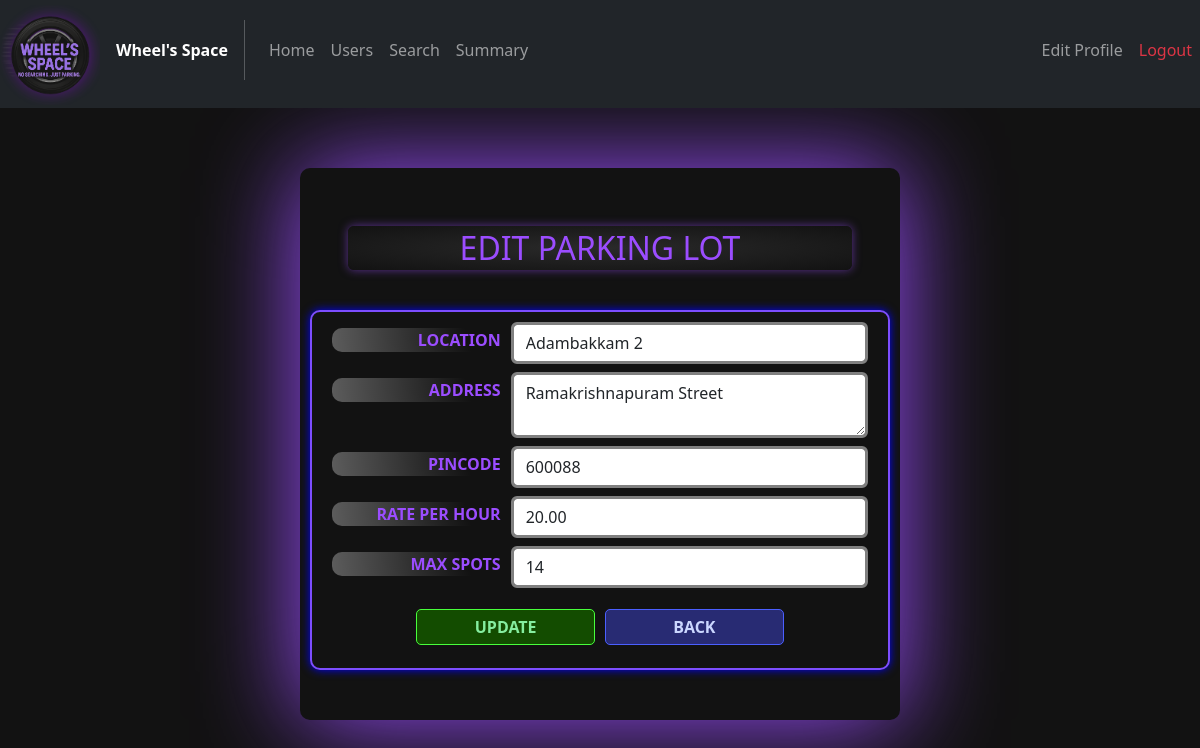
Page /editlot/1 on the earlier database version.
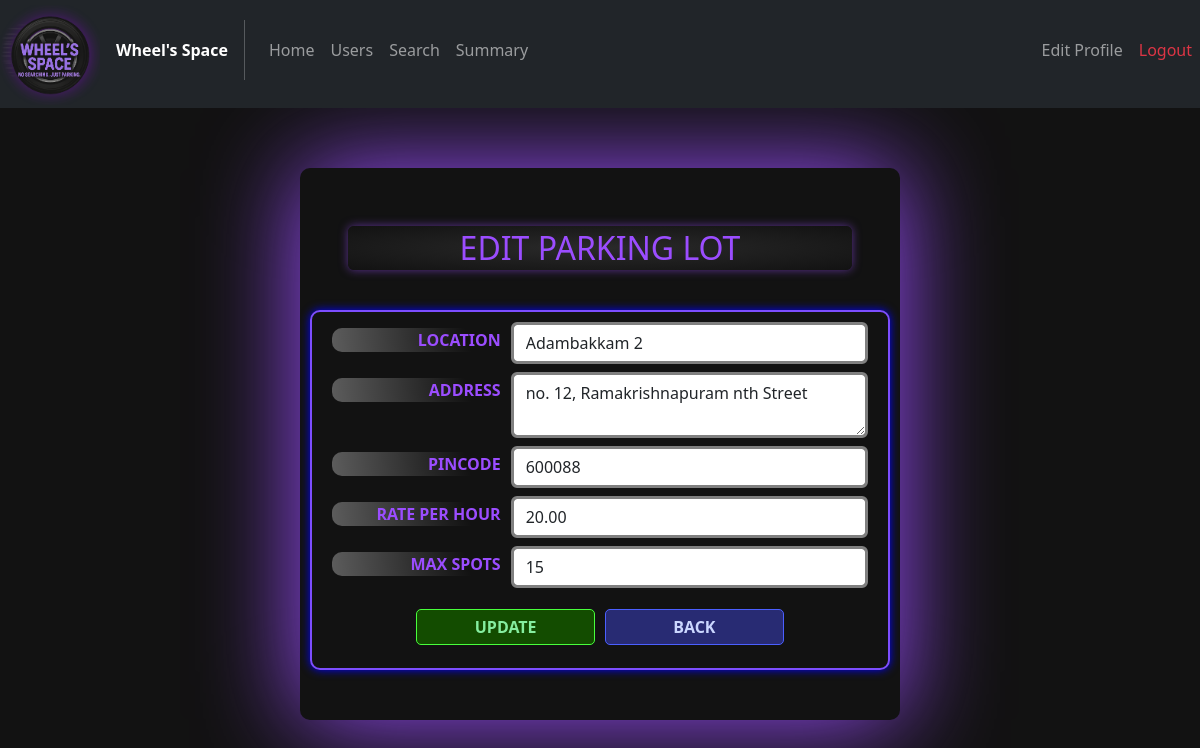
Same page on the later database version.
### models/Lots.py (models this page shows)
class Lots(db.Model):
    __tablename__ = "Lots"
    lot_id   = db.Column(db.Integer, primary_key=True)
    location = db.Column(db.String(30), unique = True, nullable=False)
    price    = db.Column(db.Numeric(10, 2), nullable=False)
    address  = db.Column(db.String(100), nullable = False)
    pincode  = db.Column(db.Integer, nullable=False)
    max_spots= db.Column(db.Integer, nullable=False)
    spots    = db.relationship("Spots",back_populates = "lot")

### controllers/admin_routes.py (the view)
@admin_routes.route("/editlot/<int:lot_id>", methods=["GET", "POST"])
def editlot(lot_id):
    lot = Lots.query.filter_by(lot_id=lot_id).first()
    if lot==None:
        return "ERROR editlot lot not found!"
    if request.method == "POST":
        lot_loc = request.form.get("location")
        lot_address = request.form.get("address")
        pincode = request.form.get("pincode")
        rate = request.form.get("rate-per-hour")
        max_spots = request.form.get("max-spots")
        if lot_loc=="":
            return render_template("admin_edit_lot.html",lot = lot, bad_alert=True, hide_alert=False, alert_text="Location cannot be empty")
        if pincode=="":
            return render_template("admin_edit_lot.html",lot = lot, bad_alert=True, hide_alert=False, alert_text="Pincode cannot be empty")
        if lot_address=="":
            return render_template("admin_edit_lot.html",lot = lot, bad_alert=True, hide_alert=False, alert_text="Address cannot be empty")
        if rate=="":
            return render_template("admin_edit_lot.html",lot = lot, bad_alert=True, hide_alert=False, alert_text="Rate per hour cannot be empty")
        if max_spots=="":
            return render_template("admin_edit_lot.html",lot = lot, bad_alert=True, hide_alert=False, alert_text="Max spots cannot be empty")
        if int(max_spots)<lot.max_spots:
            return render_template("admin_edit_lot.html",lot = lot, bad_alert=True, hide_alert=False, alert_text = "Cannot reduce max spots. manually delete spots individually")
        if float(rate)<0:
            return render_template("admin_edit_lot.html",lot = lot, bad_alert=True, hide_alert=False, alert_text="Rate per hour must be positive")
        lot.location = lot_loc
        lot.address = lot_address
        lot.pincode = int(pincode)
        lot.rate = float(rate)
        for i in range(int(max_spots)-lot.max_spots):
            new_spot = Spots(
                lot_id = lot.lot_id,
                status = Status.A
            )
            db.session.add(new_spot)
        lot.max_spots = int(max_spots)
        db.session.commit()
        return render_template("admin_edit_lot.html",lot = lot, bad_alert=False, hide_alert=False, alert_text="LOT UPDATION SUCCESS")
    else:
        return render_template("admin_edit_lot.html",lot = lot, hide_alert=True)

### templates/admin_edit_lot.html (shortened to what this page needs)
<!DOCTYPE html>
<html lang="en">
<head>
    <link href="https://cdn.jsdelivr.net/npm/bootstrap@5.2.3/dist/css/bootstrap.min.css" rel="stylesheet">
    <link rel="stylesheet" href="../static/css/General_style.css">
    <link rel="stylesheet" href="../static/css/Admin_style.css">
</head>
<body>
    <nav class="navbar navbar-expand-lg navbar-dark bg-dark my-nav-bar">
        <div class="navbar-brand logo">
            <img src = "{{url_for('static', filename='images/logo.png')}}" alt="WHEEL'S SPACE LOGO" id="logo" class="img-fluid mb-5">
        </div>
        <span class="fw-bold text-white">Wheel's Space</span>
        <div class="collapse navbar-collapse" id = "navbarelements">
            <ul class="navbar-nav me-auto">
                <li class="nav-item">
                    <a href="{{url_for('admin_routes.adminhome')}}" class="nav-link my-nav-link">Home</a>
                </li>
                <li class="nav-item">
                    <a href="{{url_for('admin_routes.adminusers')}}" class="nav-link my-nav-link">Users</a>
                </li>
                <li class="nav-item">
                    <a href="{{url_for('admin_routes.adminsearch')}}" class="nav-link my-nav-link">Search</a>
                </li>
                <li class="nav-item">
                    <a href="{{url_for('admin_routes.adminsummary')}}" class="nav-link my-nav-link">Summary</a>
                </li>
            </ul>
            <ul class="navbar-nav">
                <li class="nav-item">
                    <a href="{{url_for('admin_routes.adminedit')}}" class="nav-link my-nav-link">Edit Profile</a>
                </li>
                <li class="nav-item">
                    <a href="{{url_for('auth_rbac.logout')}}" class="nav-link my-nav-link text-danger">Logout</a>
                </li>
            </ul>
        </div>
    </nav>
    <div class="span-box container">
        <div class="row  mb-4 py-2 justify-content-center">
            <div class="view-highlight h2 col-10">EDIT PARKING LOT</div>
        </div>
        <form class="form-style form my-form" action="{{ url_for('admin_routes.editlot', lot_id=lot.lot_id) }}" method="POST">
            <div class="mb-2 d-flex">
                <label for="location" class="form-label col-4">Location</label>
                <input class="form-control my-form-input" type="text" name="location" id="location" value="{{ lot.location }}">
            </div>
            <div class="mb-2 d-flex">
                <label for="address" class="form-label col-4">Address</label>
                <textarea name="address" id="address" rows="2" class="form-control my-form-input">{{ lot.address }}</textarea>
            </div>
            <div class="mb-2 d-flex">
                <label for="pincode" class="form-label col-4">Pincode</label>
                <input class="form-control my-form-input" type="number" name="pincode" id="pincode" value="{{ lot.pincode }}" min="0" max="999999">
            </div>
            <div class="mb-2 d-flex">
                <label for="rate-per-hour" class="form-label col-4">Rate Per Hour</label>
                <input class="form-control my-form-input" type="number" name="rate-per-hour" id="rate-per-hour" value="{{ lot.price }}">
            </div>
            <div class="mb-3 d-flex">
                <label for="max-spots" class="form-label col-4">Max Spots</label>
                <input class="form-control my-form-input" type="number" name="max-spots" id="max-spots" value="{{ lot.max_spots }}">
            </div>
            <div class="mb-2 d-flex justify-content-center">
                <input class="admin-button add-btn col-4" type="submit" value="UPDATE" id="submit">
                <a href="{{ url_for('admin_routes.adminhome') }}" class="admin-button edit-btn col-4">BACK</a>
            </div>
        </form>
    </div>
</body>
</html>

Differences in the rows shown:
changed Lots "Adambakkam 2": address "Ramakrishnapuram Street" → "no. 12, Ramakrishnapuram nth Street"; max-spots "14" → "15"
